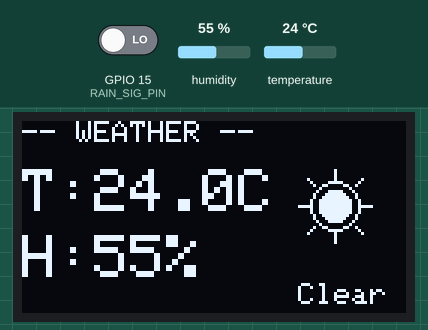
This sketch was run on a simulated ESP32. Shown: 128×64 one-colour display. The inputs (shaded band) are chosen by the test bench; at power-on: GPIO 15 (RAIN_SIG_PIN) LOW, humidity 55 %, temperature 24 °C. What the sketch prints to the serial monitor is not drawn.

Above: at 6.2 s.
6.3 s: GPIO 15 (RAIN_SIG_PIN) driven HIGH
At 7.06 s:
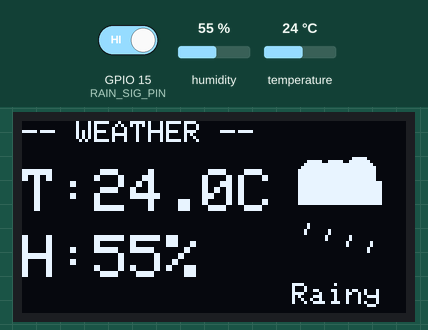
8.6 s: humidity set to 22 %
At 9.35 s:
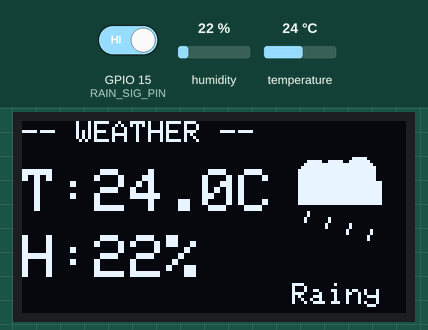
10.7 s: temperature set to 12 °C
At 11.4 s:
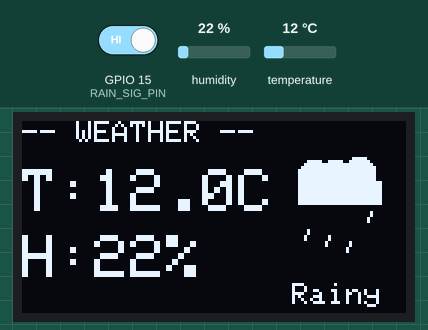
12.7 s: GPIO 15 (RAIN_SIG_PIN) driven LOW
At 13.2 s:
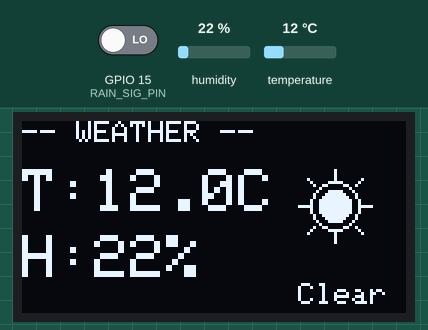
14.3 s: humidity set to 40 %
At 16.1 s:
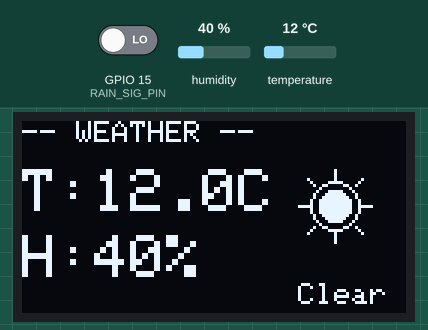
16.9 s: temperature set to 19 °C
At 18.5 s:
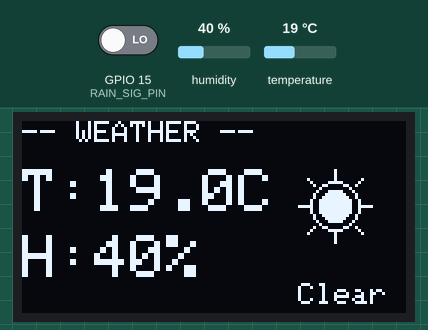
Timing chart, 0 to 19.9 s (numbered marks = the images above; inputs shaded):
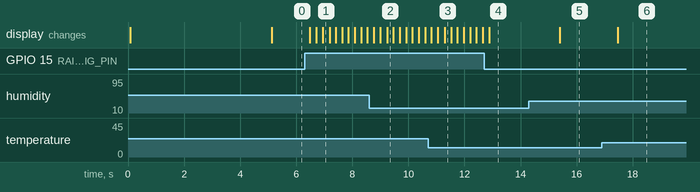

The sketch:

Weather_Station.ino
```cpp
#include <Wire.h>
#include <Adafruit_GFX.h>
#include <Adafruit_SSD1306.h>
#include <DHT.h>
#include <WiFi.h>
#include <WebServer.h>

#define SCREEN_WIDTH 128
#define SCREEN_HEIGHT 64
#define OLED_RESET -1

#define DHT_PIN 4
#define DHT_TYPE DHT11
#define RAIN_SIG_PIN 15

// ===== HOTSPOT SETTINGS =====
const char* ap_ssid     = "WeatherStation";
const char* ap_password = "12345678";      // Min 8 characters, leave "" for open
// ============================

DHT dht(DHT_PIN, DHT_TYPE);
Adafruit_SSD1306 display(SCREEN_WIDTH, SCREEN_HEIGHT, &Wire, OLED_RESET);
WebServer server(80);

int rainFrame = 0;
float currentTemp = 0;
float currentHumi = 0;
bool currentRain = false;

void handleRoot() {
  String html = R"rawliteral(
<!DOCTYPE html>
<html>
<head>
  <meta charset="UTF-8">
  <meta name="viewport" content="width=device-width, initial-scale=1">
  <meta http-equiv="refresh" content="5">
  <title>Weather Station</title>
  <style>
    * { margin: 0; padding: 0; box-sizing: border-box; }
    body {
      font-family: Arial, sans-serif;
      background: linear-gradient(135deg, #1a1a2e, #16213e);
      color: white;
      min-height: 100vh;
      display: flex;
      flex-direction: column;
      align-items: center;
      justify-content: center;
      padding: 20px;
    }
    h1 { font-size: 28px; margin-bottom: 30px; letter-spacing: 2px; opacity: 0.9; }
    .cards { display: flex; flex-wrap: wrap; gap: 20px; justify-content: center; }
    .card {
      background: rgba(255,255,255,0.08);
      border: 1px solid rgba(255,255,255,0.15);
      border-radius: 16px;
      padding: 30px 40px;
      text-align: center;
      min-width: 160px;
    }
    .icon { font-size: 48px; margin-bottom: 10px; }
    .label { font-size: 13px; opacity: 0.6; letter-spacing: 1px; text-transform: uppercase; margin-bottom: 8px; }
    .value { font-size: 36px; font-weight: bold; }
    .unit  { font-size: 18px; opacity: 0.7; }
    .rain-yes { color: #74b9ff; }
    .rain-no  { color: #fdcb6e; }
    .footer { margin-top: 30px; font-size: 12px; opacity: 0.4; }
  </style>
</head>
<body>
  <h1>&#127783; Weather Station</h1>
  <div class="cards">
    <div class="card">
      <div class="icon">&#127777;</div>
      <div class="label">Temperature</div>
      <div class="value">)rawliteral";
  html += String(currentTemp, 1);
  html += R"rawliteral(<span class="unit"> °C</span></div>
    </div>
    <div class="card">
      <div class="icon">&#128167;</div>
      <div class="label">Humidity</div>
      <div class="value">)rawliteral";
  html += String(currentHumi, 0);
  html += R"rawliteral(<span class="unit"> %</span></div>
    </div>
    <div class="card">
      <div class="icon">)rawliteral";
  html += currentRain ? "&#127783;" : "&#9728;";
  html += R"rawliteral(</div>
      <div class="label">Rain</div>
      <div class="value )rawliteral";
  html += currentRain ? "rain-yes\">Raining" : "rain-no\">Clear";
  html += R"rawliteral(</div>
    </div>
  </div>
  <div class="footer">Auto refreshes every 5 seconds</div>
</body>
</html>
)rawliteral";
  server.send(200, "text/html", html);
}

void drawSun(int x, int y) {
  display.drawCircle(x, y, 8, WHITE);
  display.fillCircle(x, y, 5, WHITE);
  display.drawLine(x,      y - 12, x,      y - 9,  WHITE);
  display.drawLine(x,      y + 12, x,      y + 9,  WHITE);
  display.drawLine(x - 12, y,      x - 9,  y,      WHITE);
  display.drawLine(x + 12, y,      x + 9,  y,      WHITE);
  display.drawLine(x - 9,  y - 9,  x - 7,  y - 7,  WHITE);
  display.drawLine(x + 9,  y - 9,  x + 7,  y - 7,  WHITE);
  display.drawLine(x - 9,  y + 9,  x - 7,  y + 7,  WHITE);
  display.drawLine(x + 9,  y + 9,  x + 7,  y + 7,  WHITE);
}

void drawCloud(int x, int y) {
  display.fillCircle(x,      y,      7, WHITE);
  display.fillCircle(x + 8,  y - 3,  5, WHITE);
  display.fillCircle(x - 7,  y - 2,  5, WHITE);
  display.fillRect(x - 12,   y,     28,  8, WHITE);
}

void drawRain(int x, int y, int frame) {
  drawCloud(x, y);
  for (int i = 0; i < 4; i++) {
    int dropX = x - 9 + (i * 7);
    int dropY = y + 10 + ((frame + i * 2) % 12);
    display.drawLine(dropX, dropY, dropX - 1, dropY + 3, WHITE);
  }
}

void setup() {
  Serial.begin(115200);
  dht.begin();
  pinMode(RAIN_SIG_PIN, INPUT);

  if (!display.begin(SSD1306_SWITCHCAPVCC, 0x3C)) {
    Serial.println("OLED not found!");
    while (true);
  }

  // Startup screen
  display.clearDisplay();
  display.setTextColor(WHITE);
  display.setTextSize(1);
  display.setCursor(20, 10);
  display.println("Weather Station");
  display.setCursor(20, 25);
  display.println("Starting AP...");
  display.display();

  // Start Access Point
  WiFi.softAP(ap_ssid, ap_password);
  IPAddress IP = WiFi.softAPIP();

  Serial.println("Access Point Started!");
  Serial.print("SSID: ");     Serial.println(ap_ssid);
  Serial.print("Password: "); Serial.println(ap_password);
  Serial.print("IP: ");       Serial.println(IP);

  // Show connection info on OLED
  display.clearDisplay();
  display.setCursor(0, 0);
  display.println("Connect to WiFi:");
  display.setCursor(0, 14);
  display.setTextSize(1);
  display.println(ap_ssid);
  display.setCursor(0, 28);
  display.println("Password:");
  display.setCursor(0, 40);
  display.println(ap_password);
  display.setCursor(0, 54);
  display.println("192.168.4.1");
  display.display();
  delay(5000);

  // Start server
  server.on("/", handleRoot);
  server.begin();
  Serial.println("Web server started!");
}

void loop() {
  server.handleClient();

  currentTemp = dht.readTemperature();
  currentHumi = dht.readHumidity();
  currentRain = (digitalRead(RAIN_SIG_PIN) == HIGH);

  display.clearDisplay();

  display.setTextSize(1);
  display.setCursor(0, 0);
  display.println("-- WEATHER --");

  display.setTextSize(2);
  display.setCursor(0, 16);
  if (!isnan(currentTemp)) {
    display.print("T:");
    display.print(currentTemp, 1);
    display.print("C");
  } else {
    display.print("T: Err");
  }

  display.setTextSize(2);
  display.setCursor(0, 38);
  if (!isnan(currentHumi)) {
    display.print("H:");
    display.print(currentHumi, 0);
    display.print("%");
  } else {
    display.print("H: Err");
  }

  if (currentRain) {
    drawRain(104, 20, rainFrame);
    display.setTextSize(1);
    display.setCursor(90, 54);
    display.print("Rainy");
    rainFrame = (rainFrame + 2) % 12;
  } else {
    drawSun(104, 28);
    display.setTextSize(1);
    display.setCursor(92, 54);
    display.print("Clear");
  }

  display.display();

  delay(200);
}
```

Measured:
- after the input at 6.3 s, the display: first changes after 0.19 s (image 1 shows a later state)
- after the input at 12.7 s, the display: changes after 0.18 s (image 4)
- after the input at 14.3 s, the display: changes after 1.1 s (image 5)
- after the input at 16.9 s, the display: changes after 0.56 s (image 6)
